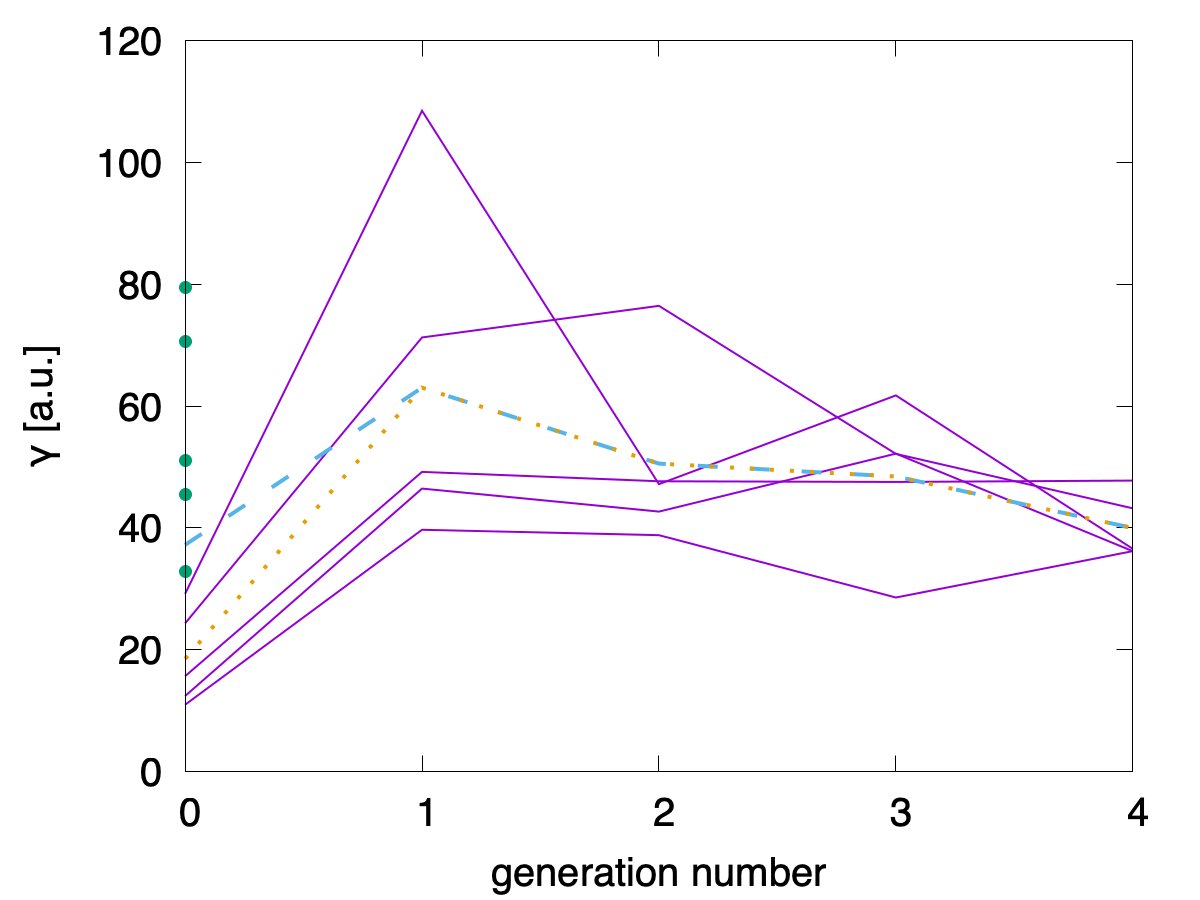

The script that drew this image:
#!/usr/bin/gnuplot 

set term pngcairo size 1200, 900 font ",30"
set out "gen-G.png"
#set term svg
#set out "gen-G.svg"
filename="../../db_final.gen.tsv"
width=2
set xlabel "generation number"
set ylabel "{/Symbol g} [a.u.]"  
set xtics 0,1
set ytics 0,20
set yrange [0:120]

#plot [1:4] filename u 1:4 w l lw width notitle
plot filename every :::1 u 1:4 w l dashtype 1 lw width notitle ,\
    filename every :::0::0 u 1:4 pt 7 ps width notitle ,\
	"../../db_final.avg.tsv" u 1:2 w l dashtype 2 lw 4 notitle ,\
	"../../db_final.avg.tsv" u 1:4 w l dashtype 3 lw 4 notitle

#pause -1
